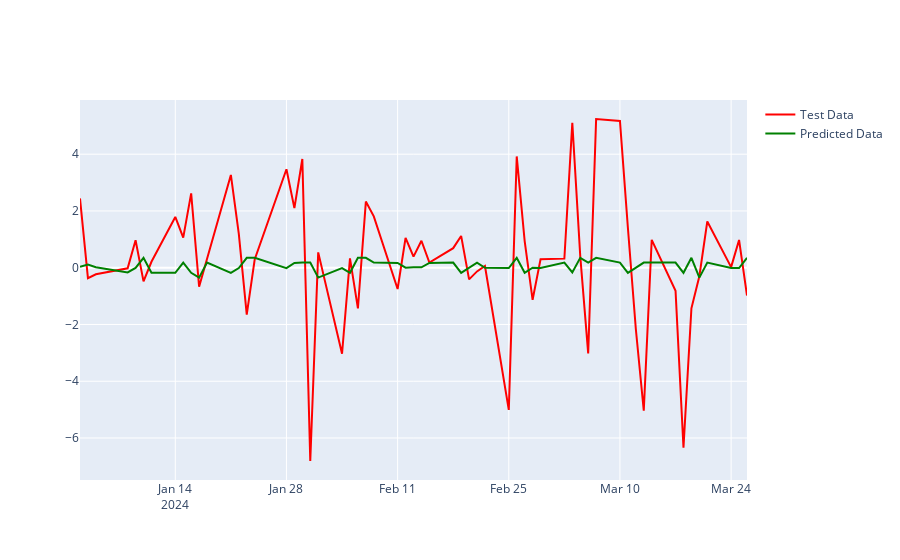

Source (notebook cell):
### Code cell
import plotly.graph_objects as go


fig = go.Figure()


fig.add_scatter(x=test["Date"], y=test["Change"], mode="lines", name="Test Data", line_color="red")


fig.add_scatter(x=test["Date"], y=test["pred"], mode="lines", name="Predicted Data", line_color="green")

fig.show()
